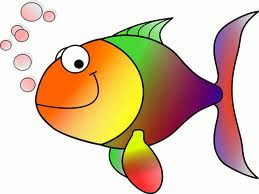
#> input picture 03_OpenCV/images/HappyFish.jpg, 259 x 194 px, found by its file name
$ jupyter execute --allow-errors 01.ipynb
#> lines starting #> are read from the running program, lines starting #| are printed output that depends on the picture; after the words box and inside, x2 and y2 are one past the last pixel; in counts of white or black regions, pixels touching at a corner belong together
[cell 1]
import numpy as np
import cv2
import matplotlib.pyplot as plt

[cell 2]
def show(image, title=None):
    cv2.imshow(title, image)
    cv2.waitKey(0)
    cv2.destroyAllWindows()

## A black image with white boxes

[cell 3]
img = (500,500,3) # (height, width, channels)
black_img = np.zeros(img, dtype=np.uint8)

black_img[100:200, 100:200, :] = [255, 255, 255]
black_img[100:200, 300:400, :] = [255, 255, 255]

# Display the image using OpenCV
cv2.imshow("Black", black_img)
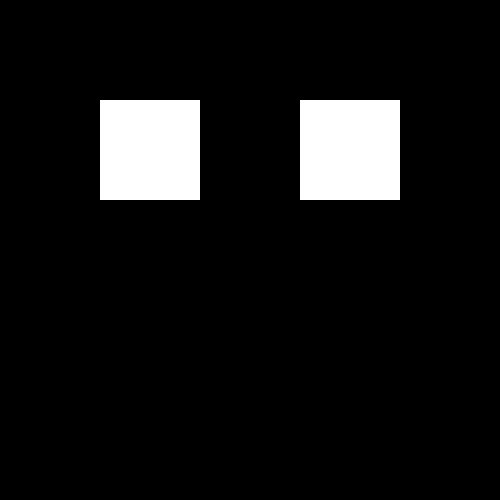
#> window 'Black': shape (500, 500, 3); 8% white; 2 white regions, box (x1, y1, x2, y2) and area: (100, 100, 200, 200) 10000, (300, 100, 400, 200) 10000
cv2.waitKey(0)
cv2.destroyAllWindows()

## EXAMPLE 2.2 : Effects of reducing the spatial resolution of a digital image.

`Effects of reducing spatial resolution.
(a) 930 dpi,
(b) 300 dpi,
(c) 150 dpi, and
(d) 72 dpi.`

[cell 4]
img = cv2.imread('../contents/HappyFish.jpg')
#> img is the input picture: shape (194, 259, 3); mean B, G, R 170.8, 196.4, 219.3
img = cv2.cvtColor(img, cv2.COLOR_RGB2BGR)


plt.subplot(2, 2, 1)
plt.imshow(img)
plt.axis('off')
plt.title('Original')

plt.subplot(2, 2, 2)
plt.imshow(img)
plt.axis('off')
plt.title('Original')

plt.subplot(2, 2, 3)
plt.imshow(img)
plt.axis('off')
plt.title('Original')

plt.subplot(2, 2, 4)
plt.imshow(img)
plt.axis('off')
plt.title('Original')
plt.show()

## Image Interpolation

## Image shrinking and Zooming

## Image addition (averaging) for noise reduction

[cell 5]
image1 = cv2.imread('../03_OpenCV/images/circuit.jpg')
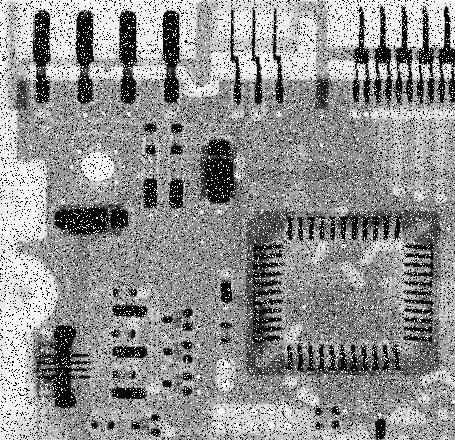
#> input picture 03_OpenCV/images/circuit.jpg, 455 x 440 px
#> image1 is the input picture: shape (440, 455, 3); min 0, max 255, mean 144.1
image2 = cv2.imread('../03_OpenCV/images/circuit2.png')
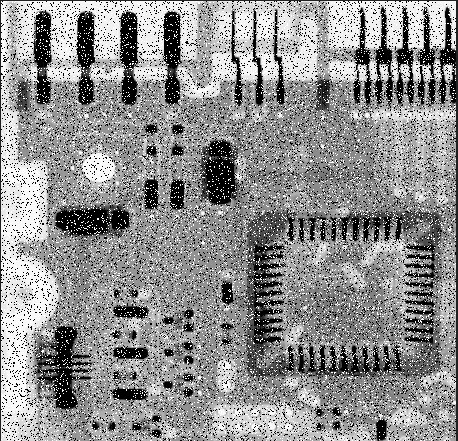
#> input picture 03_OpenCV/images/circuit2.png, 458 x 441 px
#> image2 is the input picture: shape (441, 458, 3); min 0, max 255, mean 143.1

if image1 is None or image2 is None:
    print("Error: Could not read one or both of the images")
    exit()
# Resize image2 to match the size of image1
image2 = cv2.resize(image2, (image1.shape[1], image1.shape[0]))
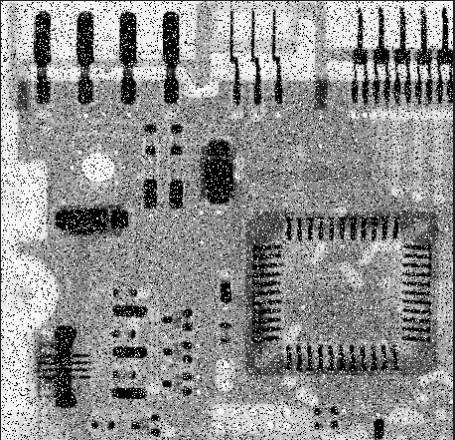
#> image2: shape (440, 455, 3); min 0, max 255, mean 143

resultImage = cv2.add(image1, image2)
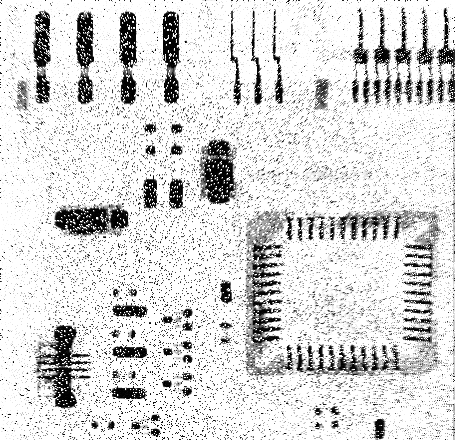
#> resultImage: shape (440, 455, 3); min 0, max 255, mean 215.4

cv2.imshow("Image 1", image1)
cv2.imshow("Image 2", image2)
cv2.imshow("Result Image", resultImage)
cv2.waitKey(0)
cv2.destroyAllWindows()

## Comparing images using subtraction
- Image subtraction is used routinely for enhancing differences between images

[cell 6]
image1 = cv2.imread('../03_OpenCV/images/')
image2 = cv2.imread('../03_OpenCV/images/circuit2.png')

#> (the rest of this cell did not finish here and is left out)

## Image multiplication and division for shading correction and for masking

[cell 7]
# Shading correction using division
image = cv2.imread('../03_OpenCV/images/circuit.jpg')

# Convert the image to floating-point for accurate division
image_float = image.astype(np.float32)

shadding_image = cv2.GaussianBlur(image_float, (0,0), 5)
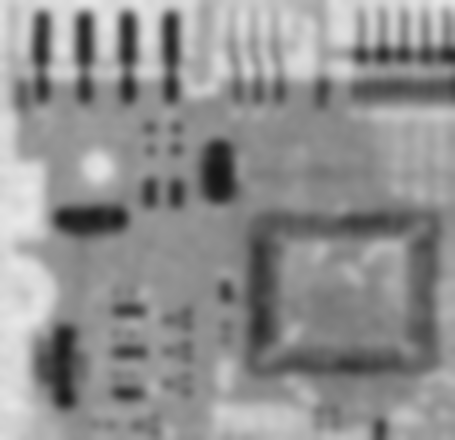
#> shadding_image: shape (440, 455, 3) float32; min 22.07, max 231.7, mean 144.1

shadding_corrected_image = cv2.divide(image_float, shadding_image)
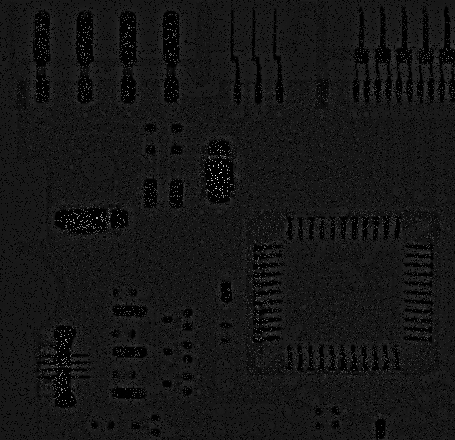
#> shadding_corrected_image: shape (440, 455, 3) float32; min 0, max 11.47, mean 0.978; drawn with min black and max white

cv2.imshow("Original Image", image)
cv2.imshow("Shadding Image", shadding_image)
cv2.imshow("Result Image", shadding_corrected_image)
cv2.waitKey(0)
cv2.destroyAllWindows()

[cell 8]
# Image multiplication for Masking
image = cv2.imread('../03_OpenCV/images/circuit.jpg')

gray_image = cv2.cvtColor(image, cv2.COLOR_BGR2GRAY)

# Threshold the grayscale image to create a binary mask
_, binary_mask = cv2.threshold(gray_image, 128, 288, cv2.THRESH_BINARY)
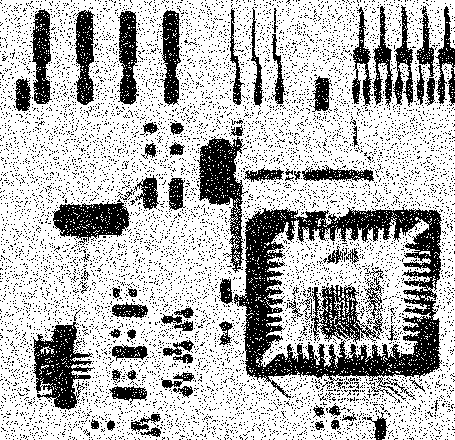
#> binary_mask: shape (440, 455); 72% white; 9133 black regions (9054 under 20 px), largest, box (x1, y1, x2, y2) and area: (234, 207, 442, 398) 13704, (33, 322, 95, 410) 2696, (197, 136, 248, 273) 2688

# Convert the binary mask to a 3-channel image
binary_mask_rgb = cv2.cvtColor(binary_mask, cv2.COLOR_GRAY2BGR)

masked_Image = cv2.multiply(image, binary_mask_rgb)

cv2.imshow("Original Image", image)
cv2.imshow("Shadding Image", masked_Image)
cv2.imshow("Result Image", masked_Image)
cv2.waitKey(0)
cv2.destroyAllWindows()

## Union

[cell 9]
image1 = np.zeros((100,100), dtype=np.uint8)
image2 = np.zeros((100, 100), dtype=np.uint8)

# Set some pixels to 255 in both images
image1[30:70, 30:70] = 255
image2[50:90, 50:90] = 255

# Perform union
union_result = cv2.bitwise_or(image1, image2)

# Display the images and the result
plt.subplot(1, 3, 1)
plt.imshow(image1, cmap='gray')
plt.title('Image 1')
plt.axis('off')

plt.subplot(1, 3, 2)
plt.imshow(image2, cmap='gray')
plt.title('Image 2')
plt.axis('off')

plt.subplot(1, 3, 3)
plt.imshow(union_result, cmap='gray')
plt.title('Union')
plt.axis('off')

plt.show()

## Intersection

[cell 10]
# Perform intersection
intersection_result = cv2.bitwise_and(image1, image2)

# Display the images and the result
plt.subplot(1, 3, 1)
plt.imshow(image1, cmap='gray')
plt.title('Image 1')
plt.axis('off')

plt.subplot(1, 3, 2)
plt.imshow(image2, cmap='gray')
plt.title('Image 2')
plt.axis('off')

plt.subplot(1, 3, 3)
plt.imshow(intersection_result, cmap='gray')
plt.title('Intersection')
plt.axis('off')

plt.show()
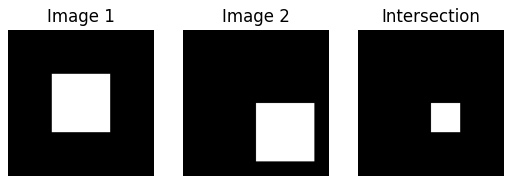
#> figure drawn by matplotlib, 3 panels

## Compliment

[cell 11]
# Perform complement (negation) for each image
complement_image1 = cv2.bitwise_not(image1)
complement_image2 = cv2.bitwise_not(image2)

# Display the images and their complements
plt.subplot(2, 2, 1)
plt.imshow(image1, cmap='gray')
plt.title('Image 1')
plt.axis('off')

plt.subplot(2, 2, 2)
plt.imshow(complement_image1, cmap='gray')
plt.title('Complement 1')
plt.axis('off')

plt.subplot(2, 2, 3)
plt.imshow(image2, cmap='gray')
plt.title('Image 2')
plt.axis('off')

plt.subplot(2, 2, 4)
plt.imshow(complement_image2, cmap='gray')
plt.title('Complement 2')
plt.axis('off')

plt.show()
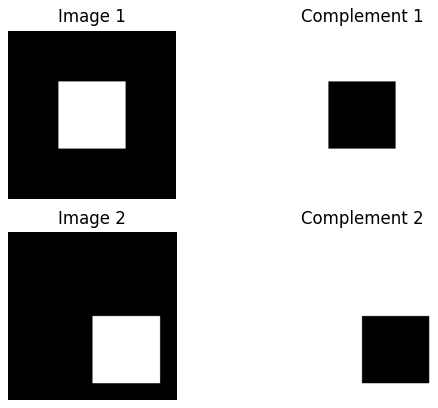
#> figure drawn by matplotlib, 4 panels
